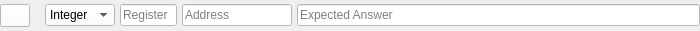
<?xml version="1.0" encoding="UTF-8"?>
<ui version="4.0">
 <class>RegOutputRow</class>
 <widget class="QWidget" name="RegOutputRow">
  <property name="geometry">
   <rect>
    <x>0</x>
    <y>0</y>
    <width>700</width>
    <height>31</height>
   </rect>
  </property>
  <property name="sizePolicy">
   <sizepolicy hsizetype="Preferred" vsizetype="Fixed">
    <horstretch>0</horstretch>
    <verstretch>0</verstretch>
   </sizepolicy>
  </property>
  <property name="minimumSize">
   <size>
    <width>0</width>
    <height>0</height>
   </size>
  </property>
  <property name="maximumSize">
   <size>
    <width>700</width>
    <height>16777215</height>
   </size>
  </property>
  <layout class="QHBoxLayout" name="horizontalLayout">
   <property name="spacing">
    <number>5</number>
   </property>
   <property name="leftMargin">
    <number>0</number>
   </property>
   <property name="topMargin">
    <number>0</number>
   </property>
   <property name="rightMargin">
    <number>0</number>
   </property>
   <property name="bottomMargin">
    <number>0</number>
   </property>
   <item>
    <widget class="QPushButton" name="DeleteButton">
     <property name="sizePolicy">
      <sizepolicy hsizetype="Minimum" vsizetype="Fixed">
       <horstretch>0</horstretch>
       <verstretch>0</verstretch>
      </sizepolicy>
     </property>
     <property name="minimumSize">
      <size>
       <width>0</width>
       <height>23</height>
      </size>
     </property>
     <property name="maximumSize">
      <size>
       <width>30</width>
       <height>23</height>
      </size>
     </property>
     <property name="font">
      <font>
       <family>Sans Serif</family>
       <pointsize>18</pointsize>
       <weight>50</weight>
       <italic>false</italic>
       <bold>false</bold>
       <strikeout>true</strikeout>
      </font>
     </property>
     <property name="styleSheet">
      <string notr="true">border-color: rgb(0, 0, 0);
background-color: rgb(255, 255, 255);
font: 18pt &quot;Sans Serif&quot;;
text-decoration: line-through;
text-decoration: line-through;
color: rgb(255, 0, 4);</string>
     </property>
     <property name="text">
      <string/>
     </property>
     <property name="icon">
      <iconset>
       <normaloff>Icons/remove.png</normaloff>Icons/remove.png</iconset>
     </property>
    </widget>
   </item>
   <item>
    <spacer name="horizontalSpacer">
     <property name="orientation">
      <enum>Qt::Horizontal</enum>
     </property>
     <property name="sizeType">
      <enum>QSizePolicy::Fixed</enum>
     </property>
     <property name="sizeHint" stdset="0">
      <size>
       <width>10</width>
       <height>20</height>
      </size>
     </property>
    </spacer>
   </item>
   <item>
    <widget class="QComboBox" name="type">
     <property name="maximumSize">
      <size>
       <width>70</width>
       <height>16777215</height>
      </size>
     </property>
     <property name="styleSheet">
      <string notr="true">background-color: rgb(255, 255, 255);
selection-background-color: rgb(232, 232, 232);
selection-color: rgb(118, 0, 1);</string>
     </property>
     <item>
      <property name="text">
       <string>Integer</string>
      </property>
     </item>
     <item>
      <property name="text">
       <string>Character</string>
      </property>
     </item>
     <item>
      <property name="text">
       <string>String</string>
      </property>
     </item>
    </widget>
   </item>
   <item>
    <widget class="QLineEdit" name="register_2">
     <property name="maximumSize">
      <size>
       <width>57</width>
       <height>16777215</height>
      </size>
     </property>
     <property name="styleSheet">
      <string notr="true">background-color: rgb(255, 255, 255);</string>
     </property>
     <property name="maxLength">
      <number>2</number>
     </property>
     <property name="placeholderText">
      <string>Register</string>
     </property>
    </widget>
   </item>
   <item>
    <widget class="QLineEdit" name="address">
     <property name="maximumSize">
      <size>
       <width>110</width>
       <height>16777215</height>
      </size>
     </property>
     <property name="styleSheet">
      <string notr="true">background-color: rgb(255, 255, 255);</string>
     </property>
     <property name="placeholderText">
      <string>Address</string>
     </property>
    </widget>
   </item>
   <item>
    <widget class="QLineEdit" name="CorrectAnswer">
     <property name="styleSheet">
      <string notr="true">background-color: rgb(255, 255, 255);</string>
     </property>
     <property name="placeholderText">
      <string>Expected Answer</string>
     </property>
    </widget>
   </item>
  </layout>
 </widget>
 <resources/>
 <connections/>
</ui>
